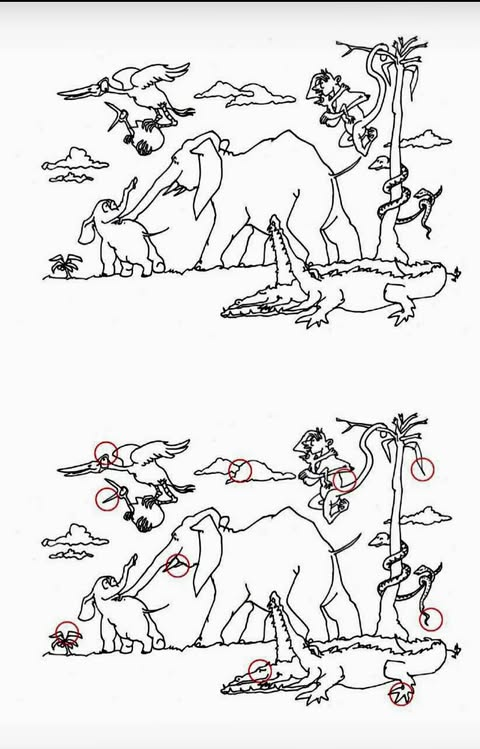
#> input picture spot_the_difference/correct_answers/answer_01.jpg, 480 x 749 px, found by its file name
$ python inspect_ans1_gray_circles.py
#> lines starting #> are read from the running program, lines starting #| are printed output that depends on the picture; after the words box and inside, x2 and y2 are one past the last pixel; in counts of white or black regions, pixels touching at a corner belong together
import cv2
import numpy as np

img_ans = cv2.imread("correct_answers/answer_01.jpg", cv2.IMREAD_GRAYSCALE)
#> img_ans: shape (749, 480); min 0, max 255, mean 229.5
img_puz = cv2.imread("puzzles/puzzle_extra_05.jpg", cv2.IMREAD_GRAYSCALE)
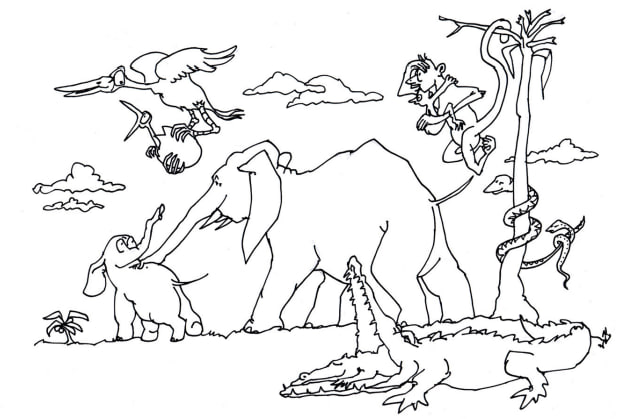
#> input picture spot_the_difference/puzzles/puzzle_extra_05.jpg, 629 x 419 px, found by its file name
#> img_puz: shape (419, 629); min 0, max 255, mean 237.3

sift = cv2.SIFT_create()
kp_a, des_a = sift.detectAndCompute(img_ans, None)
#> kp_a = 1855 keypoints; strongest (x, y, size): (143, 652, 3.1), (143, 275, 3), (368, 96, 3), (278, 297, 3)
kp_p, des_p = sift.detectAndCompute(img_puz, None)
#> kp_p = 1126 keypoints; strongest (x, y, size): (57, 328, 1.9), (359, 370, 3.3), (502, 20, 2.5), (99, 83, 1.8)
bf = cv2.BFMatcher(cv2.NORM_L2, crossCheck=True)
matches = bf.match(des_p, des_a)
#> matches = 660 matches
good_matches = sorted(matches, key=lambda x: x.distance)[:100]
#> good_matches = 100 matches
pts_p = np.float32([kp_p[m.queryIdx].pt for m in good_matches]).reshape(-1, 1, 2)
#> pts_p = 100 rows, first 8: [522.2, 223.4], [483.9, 27.61], [441.6, 66.99], [366.1, 329.8], [172.8, 156.1], [186.2, 312.4], [522.2, 223.4], [137.5, 332.9]
pts_a = np.float32([kp_a[m.trainIdx].pt for m in good_matches]).reshape(-1, 1, 2)
#> pts_a = 100 rows, first 8: [396.3, 568], [368.7, 49.88], [338.1, 77.92], [283.3, 644.7], [142.8, 519], [152.8, 632.5], [396.3, 568], [117.8, 270.3]
H, _ = cv2.findHomography(pts_p, pts_a, cv2.RANSAC, 5.0)
#> H = [[0.726, -0.00164, 17.9], [0.0009, 0.724, 29.23], [5.4e-06, -7.19e-06, 1]]

# Warp puzzle to answer space
h_a, w_a = img_ans.shape[:2]
#> h_a = 749; w_a = 480
warped_puz = cv2.warpPerspective(img_puz, H, (w_a, h_a))
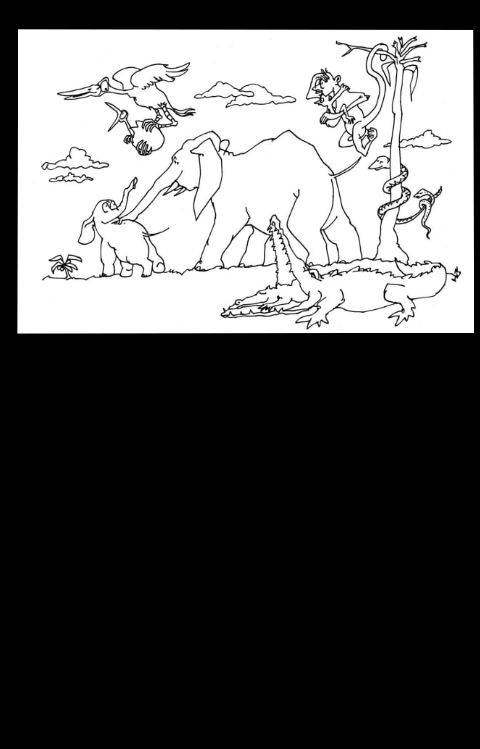
#> warped_puz: shape (749, 480); min 0, max 255, mean 91.4

# Create mask for panel 1
h_p, w_p = img_puz.shape[:2]
#> h_p = 419; w_p = 629
panel_mask = np.zeros((h_p, w_p), dtype=np.uint8)
panel_mask[10:-10, 10:-10] = 255
warped_mask = cv2.warpPerspective(panel_mask, H, (w_a, h_a), flags=cv2.INTER_NEAREST)
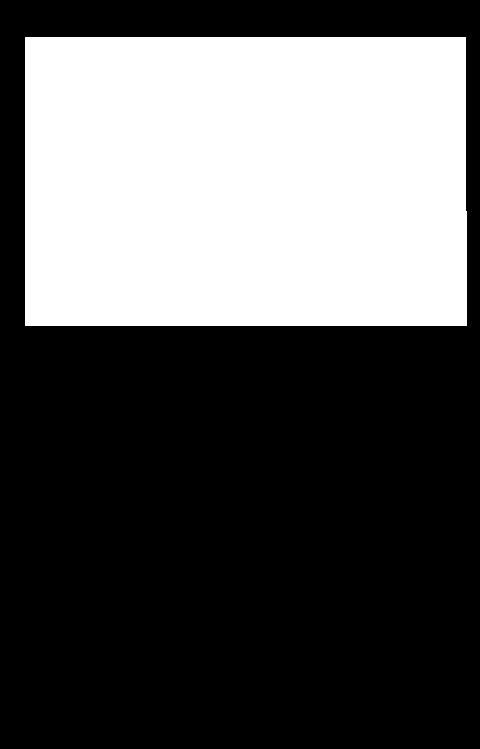
#> warped_mask: shape (749, 480); 35.5% white; 1 white region, box (x1, y1, x2, y2) and area: (25, 37, 467, 326) 127564
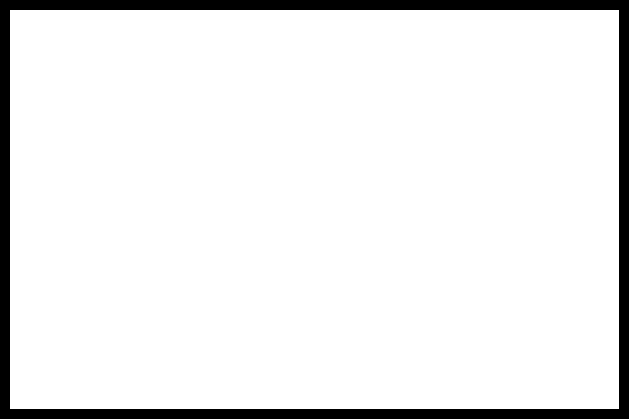
#> panel_mask: shape (419, 629); 92.2% white; 1 black region, box (x1, y1, x2, y2) and area: (0, 0, 629, 419) 20560

# Added markings are gray (80-180) in answer, but the corresponding clean puzzle is white (>200)
mask_markings = (img_ans >= 60) & (img_ans <= 190) & (warped_puz > 200)
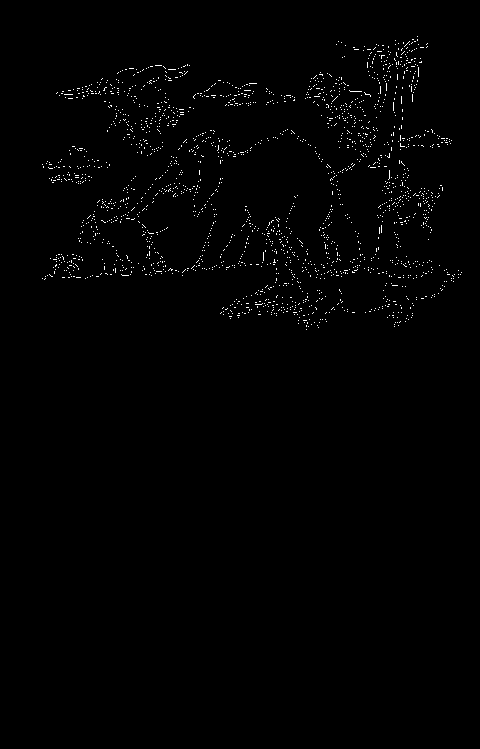
#> mask_markings: shape (749, 480) bool; 0.89% white in thin lines or dots, all inside (x1, y1, x2, y2) = (42, 36, 462, 330)
mask_markings = mask_markings.astype(np.uint8) * 255
mask_markings = cv2.bitwise_and(mask_markings, warped_mask)
#> mask_markings: shape (749, 480); 0.89% white in thin lines or dots, all inside (x1, y1, x2, y2) = (42, 39, 462, 326)

# Morphological close/open to filter single-pixel noise
k = cv2.getStructuringElement(cv2.MORPH_ELLIPSE, (5, 5))
mask_markings = cv2.morphologyEx(mask_markings, cv2.MORPH_CLOSE, k)
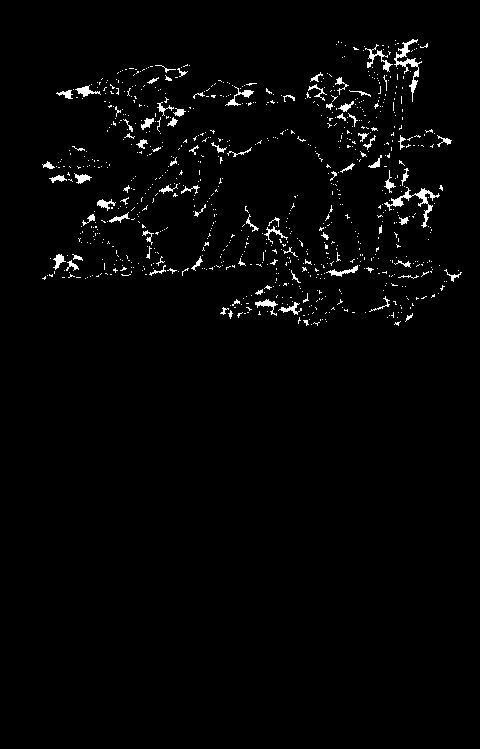
#> mask_markings: shape (749, 480); 2% white in thin lines or dots, all inside (x1, y1, x2, y2) = (42, 39, 462, 326)
mask_markings = cv2.morphologyEx(mask_markings, cv2.MORPH_OPEN, k)
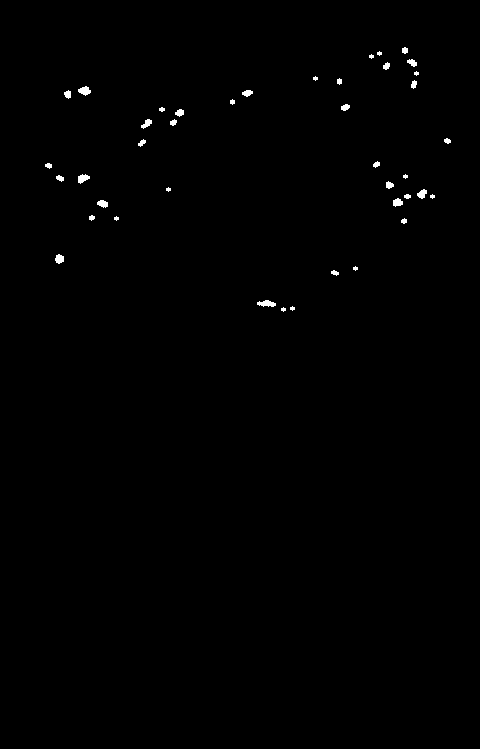
#> mask_markings: shape (749, 480); 0.43% white; 41 white regions (11 under 20 px)

cnts, _ = cv2.findContours(mask_markings, cv2.RETR_EXTERNAL, cv2.CHAIN_APPROX_SIMPLE)
#> cnts = 41 contours, 17 with area under 20; largest, box (x1, y1, x2, y2) and area: (257, 300, 276, 307) 68, (78, 86, 91, 96) 66, (78, 174, 90, 184) 60, (55, 254, 64, 264) 53, (393, 198, 403, 207) 50

print(f"Found {len(cnts)} gray markings in answer_01.jpg:")
#| Found 41 gray markings in answer_01.jpg:
H_inv = np.linalg.inv(H)
#> H_inv = [[1.38, 0.00287, -24.73], [-0.00141, 1.38, -40.36], [-7.45e-06, 9.91e-06, 1]]
for i, c in enumerate(cnts):
    area = cv2.contourArea(c)
    if area < 20:
        continue
    (cx, cy), r = cv2.minEnclosingCircle(c)
    pt = np.float32([cx, cy]).reshape(-1, 1, 2)
    mapped = cv2.perspectiveTransform(pt, H_inv).reshape(2)
    print(f"  GT {i+1}: center in answer=({cx:.1f}, {cy:.1f}), center in puzzle=({mapped[0]:.1f}, {mapped[1]:.1f}), r={r:.1f}, area={area:.1f}")
#> this loop made 41 passes
#> (area, cx, cy, r, mapped) on passes 3, 4, 6, 10, 11, 14, 16, 17, 19, 20, 21, 22: (68, 266, 303.5, 9.12, [342.1, 378.3]), (21, 334.5, 272.5, 3.81, [436.6, 335.6]), (53, 59.07, 258.5, 4.66, [57.24, 316.1]), (49, 102, 204, 5.39, [116.2, 241.1]), (50.5, 397.3, 202.5, 4.95, [523.5, 239.1]), (50, 421.7, 192.9, 5.17, [557.3, 225.8]), (33.5, 389.2, 184.5, 4.07, [512.4, 214.3]), (26.5, 59.5, 178, 4.03, [57.64, 205.2]), (60, 83.5, 179, 6.27, [90.67, 206.6]), (20.5, 48, 165.5, 3.35, [41.79, 188]), (22.5, 376, 164, 3.61, [494.1, 185.9]), (25, 141.5, 142.5, 4.3, [170.5, 156.3])
#|   GT 3: center in answer=(266.0, 303.5), center in puzzle=(342.1, 378.3), r=9.1, area=68.0
#|   GT 4: center in answer=(334.5, 272.5), center in puzzle=(436.6, 335.6), r=3.8, area=21.0
#|   GT 6: center in answer=(59.1, 258.5), center in puzzle=(57.2, 316.1), r=4.7, area=53.0
#|   GT 10: center in answer=(102.0, 204.0), center in puzzle=(116.2, 241.1), r=5.4, area=49.0
#|   GT 11: center in answer=(397.3, 202.5), center in puzzle=(523.5, 239.1), r=5.0, area=50.5
#|   GT 14: center in answer=(421.7, 192.9), center in puzzle=(557.3, 225.8), r=5.2, area=50.0
#|   GT 16: center in answer=(389.2, 184.5), center in puzzle=(512.4, 214.3), r=4.1, area=33.5
#|   GT 17: center in answer=(59.5, 178.0), center in puzzle=(57.6, 205.2), r=4.0, area=26.5
#> (further printed lines are left out)
